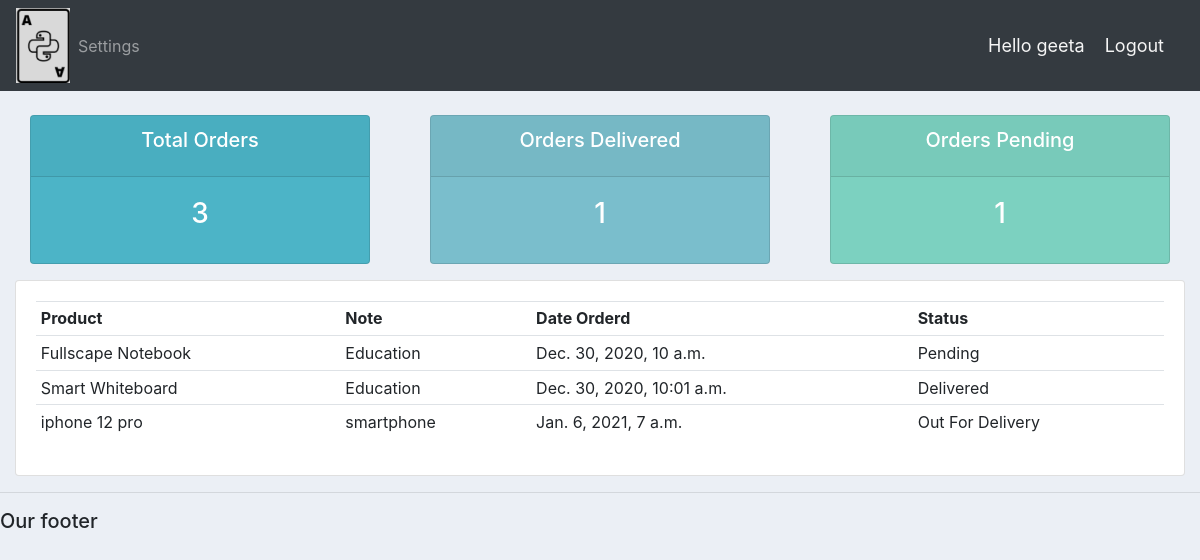
Page /user/ (signed in) on the committed database.
### ToDoApp/models.py (models this page shows)
class Order(models.Model):
    STATUS = (
        ('Pending','Pending'),
        ('Out For Delivery','Out For Delevery'),
        ('Delivered','Delivered'),
    )
    customer = models.ForeignKey(Customer,null=True,on_delete=models.SET_NULL)
    product = models.ForeignKey(Product,null=True,on_delete=models.SET_NULL)
    date_created = models.DateTimeField(auto_now_add=True,null=True)
    status = models.CharField(max_length=20,null=True,choices=STATUS)
    note = models.CharField(max_length=20,null=True, blank=True)
    def __str__(self):
        return self.product.name

class Product(models.Model):
    CATEGORY = (
        ('Indoor', 'Indoor'),
        ('Outdoor','Outdoor')
    )
    name = models.CharField(max_length=20,null=True)
    price = models.FloatField(null=True)
    category = models.CharField(max_length=20,null=True,choices=CATEGORY)
    discription = models.CharField(max_length=20,null=True, blank=True)
    date_created = models.DateTimeField(auto_now_add=True,null=True)
    tag = models.ManyToManyField(Teg)
    def __str__(self):
        return self.name

### ToDoApp/views.py (the view)
# urls.py: path('user/',views.UserPage,name='user'),
@login_required(login_url='login')
def UserPage(request):
    orders = request.user.customer.order_set.all()
    print('ORDERS',orders)
    total_orders = orders.count()
    delivered = orders.filter(status='Delivered').count()
    pending = orders.filter(status='Pending').count()
    context={'orders':orders,
            'total_orders':total_orders,
            'delivered': delivered, 'pending': pending}
    return render(request,'ToDoApp/user.html',context)

### ToDoApp/Templates/ToDoApp/user.html
{% extends 'ToDoApp/main.html' %}
{% block content %}
{% include 'ToDoApp/status.html' %}
<div class="row">
    <div class="col-md">
        <div class="card card-body">
            <table class="table table-sm">
                <tr>
                    <th>Product</th>
                    <th>Note</th>
                    <th>Date Orderd</th>
                    <th>Status</th>
                </tr>
                {% for order in orders %}
                    <tr>
                        <td>{{order.product}}</td>
                        <td>{{order.note}}</td>
                        <td>{{order.date_created}}</td>
                        <td>{{order.status}}</td>
                    </tr>
                {% endfor %}
            </table>
        </div>
    </div>
</div>
{% endblock content %}

### ToDoApp/Templates/ToDoApp/navbar.html (shortened to what this page needs)
{% load static %}
<nav class="navbar navbar-expand-lg navbar-dark bg-dark">
  <img src="{% static 'img/logo75x75.png' %}">
  <div class="collapse navbar-collapse" id="navbarNav">
    <ul class="navbar-nav">
      {% if request.user.is_staff %}
      <li class="nav-item active">
        <a class="nav-link" href="{% url 'home' %}">Dashboard</a>
      </li>
      <li class="nav-item">
        <a class="nav-link" href="{% url 'products' %}">Products</a>
      </li>
      {% else %}
      <li class="nav-item">
        <a class="nav-link" href="{% url 'account' %}">Settings</a>
      </li>
      {% endif %}
    </ul>
  </div>
  <span class="hello-msg">Hello {{request.user}}</span>
  <span> <a class="hello-msg" href="{% url 'logout' %}">Logout</a></span>
</nav>

### ToDoApp/static/css/main.css (style rules this page uses)
body { background-color: #ebeff5; }

### ToDoApp/Templates/ToDoApp/navbar.html (style rules this page uses)
.hello-msg { font-size: large; color: whitesmoke; margin-right: 20px; }

### rows in the picture
Order: product "Fullscape Notebook", note "Education", date_created "Dec. 30, 2020, 10 a.m.", status "Pending"
Order: product "Smart Whiteboard", note "Education", date_created "Dec. 30, 2020, 10:01 a.m.", status "Delivered"
Order: product "iphone 12 pro", note "smartphone", date_created "Jan. 6, 2021, 7 a.m.", status "Out For Delivery"

### other values in the picture
{{ request.user }} "geeta"
{{ total_orders }} "3"
{{ delivered }} "1"
{{ pending }} "1"
